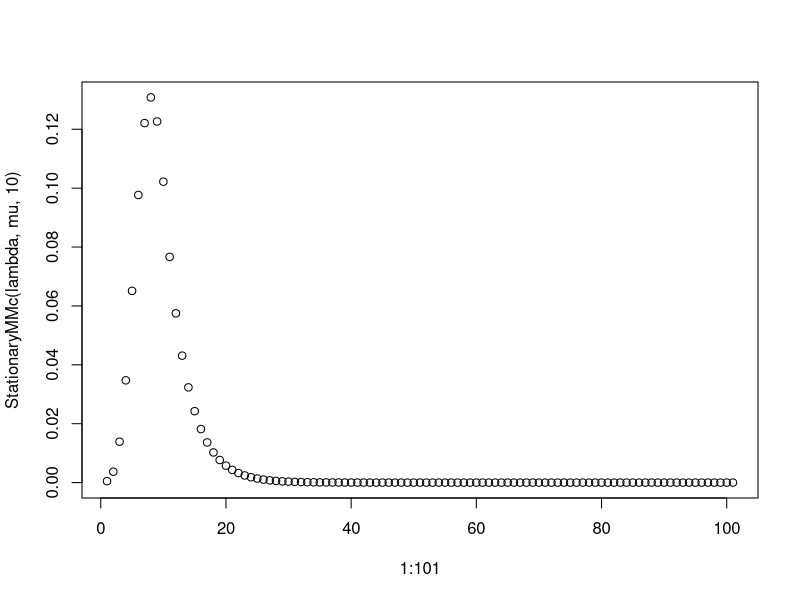

The R script that drew this image:
  StationaryBirthDeath <- function(up, down, return.cut = 1e2) {
    
    alpha0 <- 1 / sum(c(1, cumprod(up / down)))
    
    alpha <- c(1, cumprod(up / down)) * alpha0
    
    return(alpha[1:(1 + return.cut)])
    
  }
  
  StationaryMMc <- function(lambda, mu, c, sum.cut = 1e5, return.cut = 1e2) {
    
    up <- rep(lambda, sum.cut)
    down <- mu * c(1:c, rep(c, sum.cut - c))
    
    alpha <- StationaryBirthDeath(up = up, down = down, return.cut = return.cut)
    
    return(alpha)
    
  }
  
  
  AltCostMMc <- function(lambda, mu, cost1, cost2, max.c) {
    
    cost <- data.frame(c = integer(), cost.queue = numeric(), cost.cashier = numeric(), cost.total = numeric(), optimal = logical())
    
    min.c <- floor(lambda / mu + 1)
    
    for (c in min.c:max.c) {
      stationary = StationaryMMc(lambda = lambda, mu = mu, c = c, return.cut = 1e5)
      queue_stationary = stationary[-(1: c+1)]
      q = sum(queue_stationary * log(seq_along(queue_stationary)))
      cost.queue = cost2*q
      cost.cashier <- cost1 * c
      cost.total <- cost.queue + cost.cashier
      
      cost <- rbind(cost, data.frame(c = c, cost.queue = cost.queue, cost.cashier = cost.cashier, cost.total = cost.total, optimal = FALSE))
      
    }
    
    cost$optimal[which.min(cost$cost.total)] <- TRUE
    
    return(cost)
    
  }
  
  
  lambda <- 150 # intenzita prichodu
  mu <- 20 # intenzita obsluhy jedne pokladny
  
  cost1 <- 70000 / 30 # denni naklady na provoz jedne poklady - 70 000 Kč za měsíc
  cost2 <- 10000 * 24 # denni naklady za vyskyt dlouhe fronty - 10 000 Kč za hodinu
  long.queue <- 10 # delka dlouhe fronty (10 a vice)
  max.c <- 30
  
  cost <- AltCostMMc(lambda, mu, cost1, cost2, max.c)
  cost
  
  plot(1:101, StationaryMMc(lambda, mu, 10))